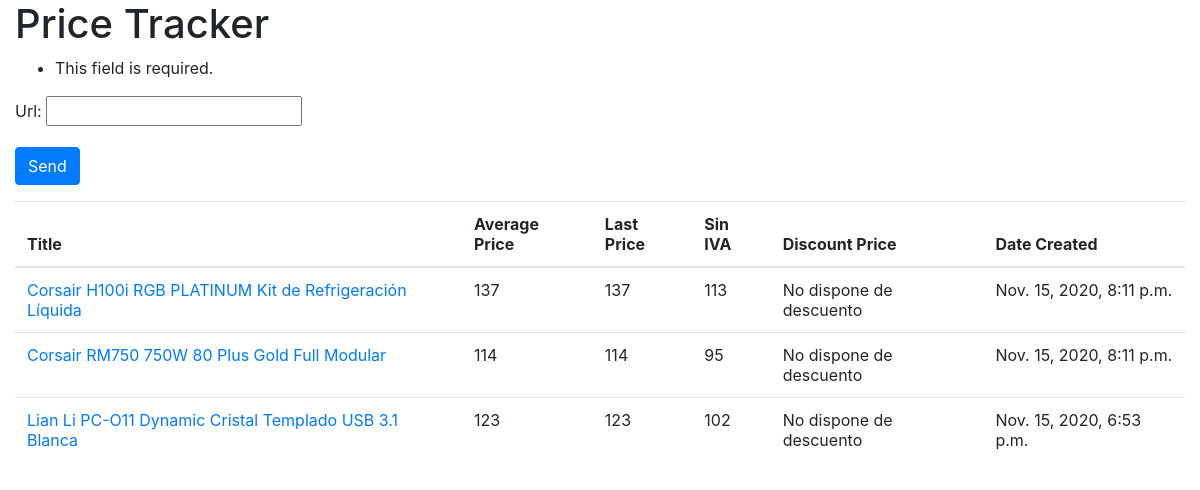
The page / on the database its author committed.
### tracker/models.py (models this page shows, shortened)
class Item(models.Model):
    title = models.CharField(max_length=200)
    url = models.CharField(max_length=600)
    average_price = models.IntegerField(default=0)
    last_price = models.IntegerField(null=True, blank=True)
    no_iva = models.IntegerField(default=0)
    discount_price = models.CharField(max_length=100, null=True, blank=True)
    date = models.DateTimeField(auto_now_add=True)

### tracker/views.py (the view, shortened to what this page needs)
# urls.py: path('', tracker_view),
def tracker_view(request):
    items = Item.objects.order_by('-id')
    form = AddNewItemForm(request.POST)
    context = {
        'items':items,
        'form':form,
    }
    return render(request, 'tracker.html', context)

### tracker/forms.py
class AddNewItemForm(forms.Form):
    url = forms.CharField(max_length=600)

### tracker/templates/tracker.html (shortened to what this page needs)
{% extends 'base.html' %}
{% block content %}
<form action="{{ url }}" method="POST">
    {{form.as_p}}
    <button class="btn btn-primary" type="submit">Send</button>
</form>
<table class="table">
    <thead>
      <tr>
        <th scope="col">Title</th>
        <th scope="col">Average Price</th>
        <th scope="col">Last Price</th>
        <th scope="col">Sin IVA</th>
        <th scope="col">Discount Price</th>
        <th scope="col">Date Created</th>
      </tr>
    </thead>
    <tbody>
    {% for item in items %}
      <tr>
        <td><a href="{{item.url}}" target="_blank">{{item.title}}</a></td>
        <td>{{item.average_price}}</td>
        <td>{{item.last_price}}</td>
        <td>{{item.no_iva}}</td>
        <td>{{item.discount_price}}</td>
        <td>{{item.date}}</td>
      </tr>
    {% endfor %}
    </tbody>
  </table>
  {% endblock %}

### tracker/templates/base.html (shortened to what this page needs)
<html>
    <head>
      <link rel="stylesheet" href="https://stackpath.bootstrapcdn.com/bootstrap/4.3.1/css/bootstrap.min.css">
    </head>
    <body>
        <div class="container-fluid">
        <h1>Price Tracker</h1>
        {% block content %}
        {% endblock %}
        </div>
    </body>
    </html>

### rows shown on the page
Item: title "Corsair H100i RGB PLATINUM Kit de Refrigeración Líquida", average_price "137", last_price "137", no_iva "113", discount_price "No dispone de descuento", date "Nov. 15, 2020, 8:11 p.m."
Item: title "Corsair RM750 750W 80 Plus Gold Full Modular", average_price "114", last_price "114", no_iva "95", discount_price "No dispone de descuento", date "Nov. 15, 2020, 8:11 p.m."
Item: title "Lian Li PC-O11 Dynamic Cristal Templado USB 3.1 Blanca", average_price "123", last_price "123", no_iva "102", discount_price "No dispone de descuento", date "Nov. 15, 2020, 6:53 p.m."
